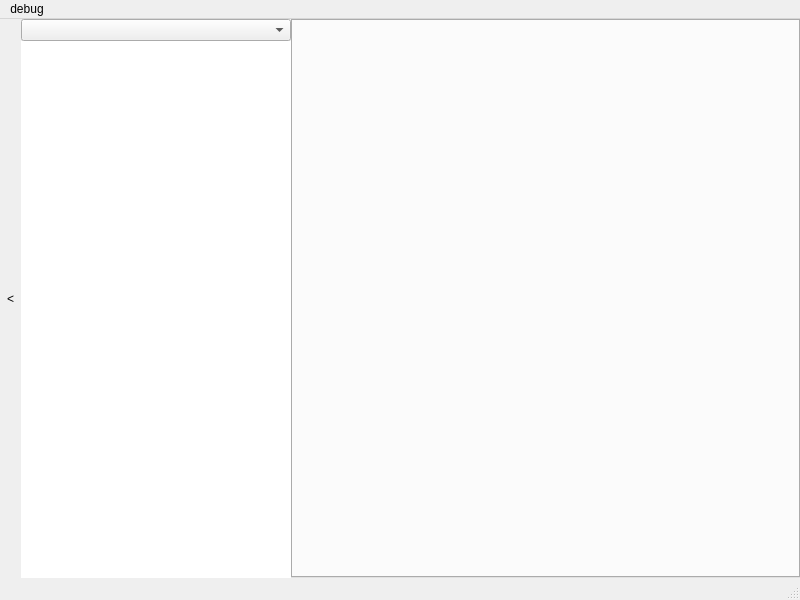
<?xml version="1.0" encoding="UTF-8"?>
<ui version="4.0">
 <class>MainWindow</class>
 <widget class="QMainWindow" name="MainWindow">
  <property name="geometry">
   <rect>
    <x>0</x>
    <y>0</y>
    <width>800</width>
    <height>600</height>
   </rect>
  </property>
  <property name="windowTitle">
   <string>MainWindow</string>
  </property>
  <widget class="QWidget" name="centralwidget">
   <layout class="QVBoxLayout" name="verticalLayout" stretch="8">
    <property name="spacing">
     <number>0</number>
    </property>
    <property name="leftMargin">
     <number>0</number>
    </property>
    <property name="topMargin">
     <number>0</number>
    </property>
    <property name="rightMargin">
     <number>0</number>
    </property>
    <property name="bottomMargin">
     <number>0</number>
    </property>
    <item>
     <layout class="QHBoxLayout" name="horizontalLayout" stretch="4,7">
      <property name="spacing">
       <number>0</number>
      </property>
      <item>
       <layout class="QHBoxLayout" name="horizontalLayout_2">
        <item alignment="Qt::AlignLeft">
         <widget class="QToolButton" name="ftreebutton">
          <property name="sizePolicy">
           <sizepolicy hsizetype="Fixed" vsizetype="Expanding">
            <horstretch>0</horstretch>
            <verstretch>0</verstretch>
           </sizepolicy>
          </property>
          <property name="text">
           <string>&lt;</string>
          </property>
          <property name="iconSize">
           <size>
            <width>8</width>
            <height>8</height>
           </size>
          </property>
          <property name="autoRaise">
           <bool>true</bool>
          </property>
         </widget>
        </item>
        <item>
         <layout class="QVBoxLayout" name="verticalLayout_5">
          <property name="spacing">
           <number>0</number>
          </property>
          <item>
           <widget class="QComboBox" name="comboBox"/>
          </item>
          <item>
           <widget class="QTreeView" name="ftree">
            <property name="frameShape">
             <enum>QFrame::Box</enum>
            </property>
            <property name="frameShadow">
             <enum>QFrame::Plain</enum>
            </property>
            <property name="lineWidth">
             <number>0</number>
            </property>
            <property name="editTriggers">
             <set>QAbstractItemView::EditKeyPressed|QAbstractItemView::SelectedClicked</set>
            </property>
            <property name="dragEnabled">
             <bool>true</bool>
            </property>
            <property name="dragDropMode">
             <enum>QAbstractItemView::DragDrop</enum>
            </property>
            <property name="defaultDropAction">
             <enum>Qt::CopyAction</enum>
            </property>
           </widget>
          </item>
         </layout>
        </item>
       </layout>
      </item>
      <item>
       <widget class="QTabWidget" name="tab">
        <property name="acceptDrops">
         <bool>true</bool>
        </property>
        <property name="tabShape">
         <enum>QTabWidget::Rounded</enum>
        </property>
        <property name="currentIndex">
         <number>-1</number>
        </property>
        <property name="elideMode">
         <enum>Qt::ElideLeft</enum>
        </property>
        <property name="tabsClosable">
         <bool>true</bool>
        </property>
        <property name="movable">
         <bool>true</bool>
        </property>
        <property name="tabBarAutoHide">
         <bool>false</bool>
        </property>
       </widget>
      </item>
     </layout>
    </item>
   </layout>
  </widget>
  <widget class="QMenuBar" name="menubar">
   <property name="geometry">
    <rect>
     <x>0</x>
     <y>0</y>
     <width>800</width>
     <height>22</height>
    </rect>
   </property>
   <widget class="QMenu" name="menudebug">
    <property name="title">
     <string>debug</string>
    </property>
   </widget>
   <addaction name="menudebug"/>
  </widget>
  <widget class="QStatusBar" name="statusbar"/>
  <action name="actionaddtab">
   <property name="text">
    <string>addtab</string>
   </property>
  </action>
 </widget>
 <resources/>
 <connections/>
</ui>
